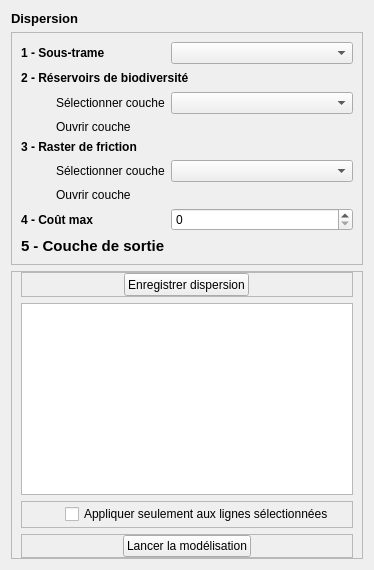
             <widget class="QWidget" name="dispersionTab">
              <attribute name="title">
               <string>7 - Dispersion</string>
              </attribute>
              <layout class="QVBoxLayout" name="verticalLayout_17">
               <item>
                <widget class="QLabel" name="label_28">
                 <property name="font">
                  <font>
                   <pointsize>10</pointsize>
                   <weight>75</weight>
                   <bold>true</bold>
                  </font>
                 </property>
                 <property name="text">
                  <string>Dispersion</string>
                 </property>
                </widget>
               </item>
               <item>
                <widget class="QFrame" name="frame_18">
                 <property name="frameShape">
                  <enum>QFrame::StyledPanel</enum>
                 </property>
                 <property name="frameShadow">
                  <enum>QFrame::Raised</enum>
                 </property>
                 <layout class="QGridLayout" name="gridLayout_10">
                  <item row="0" column="0" colspan="2">
                   <widget class="QLabel" name="costSTLabel">
                    <property name="sizePolicy">
                     <sizepolicy hsizetype="Fixed" vsizetype="Fixed">
                      <horstretch>0</horstretch>
                      <verstretch>0</verstretch>
                     </sizepolicy>
                    </property>
                    <property name="minimumSize">
                     <size>
                      <width>0</width>
                      <height>16</height>
                     </size>
                    </property>
                    <property name="font">
                     <font>
                      <weight>75</weight>
                      <bold>true</bold>
                     </font>
                    </property>
                    <property name="text">
                     <string>1 - Sous-trame</string>
                    </property>
                   </widget>
                  </item>
                  <item row="0" column="2">
                   <widget class="QComboBox" name="costSTCombo">
                    <property name="sizePolicy">
                     <sizepolicy hsizetype="Expanding" vsizetype="Fixed">
                      <horstretch>0</horstretch>
                      <verstretch>0</verstretch>
                     </sizepolicy>
                    </property>
                    <property name="minimumSize">
                     <size>
                      <width>100</width>
                      <height>0</height>
                     </size>
                    </property>
                   </widget>
                  </item>
                  <item row="1" column="0" colspan="3">
                   <widget class="QLabel" name="costStartRasterLabel">
                    <property name="sizePolicy">
                     <sizepolicy hsizetype="Fixed" vsizetype="Fixed">
                      <horstretch>0</horstretch>
                      <verstretch>0</verstretch>
                     </sizepolicy>
                    </property>
                    <property name="minimumSize">
                     <size>
                      <width>0</width>
                      <height>16</height>
                     </size>
                    </property>
                    <property name="font">
                     <font>
                      <weight>75</weight>
                      <bold>true</bold>
                     </font>
                    </property>
                    <property name="text">
                     <string>2 - Réservoirs de biodiversité</string>
                    </property>
                   </widget>
                  </item>
                  <item row="2" column="0">
                   <spacer name="horizontalSpacer_16">
                    <property name="orientation">
                     <enum>Qt::Horizontal</enum>
                    </property>
                    <property name="sizeType">
                     <enum>QSizePolicy::Fixed</enum>
                    </property>
                    <property name="sizeHint" stdset="0">
                     <size>
                      <width>15</width>
                      <height>13</height>
                     </size>
                    </property>
                   </spacer>
                  </item>
                  <item row="2" column="1">
                   <widget class="QLabel" name="costStartRasterLabel_2">
                    <property name="sizePolicy">
                     <sizepolicy hsizetype="Fixed" vsizetype="Fixed">
                      <horstretch>0</horstretch>
                      <verstretch>0</verstretch>
                     </sizepolicy>
                    </property>
                    <property name="minimumSize">
                     <size>
                      <width>0</width>
                      <height>13</height>
                     </size>
                    </property>
                    <property name="text">
                     <string>Sélectionner couche</string>
                    </property>
                   </widget>
                  </item>
                  <item row="2" column="2">
                   <widget class="QgsMapLayerComboBox" name="costStartLayerCombo">
                    <property name="sizePolicy">
                     <sizepolicy hsizetype="Expanding" vsizetype="Fixed">
                      <horstretch>0</horstretch>
                      <verstretch>0</verstretch>
                     </sizepolicy>
                    </property>
                    <property name="minimumSize">
                     <size>
                      <width>100</width>
                      <height>0</height>
                     </size>
                    </property>
                   </widget>
                  </item>
                  <item row="3" column="0">
                   <spacer name="horizontalSpacer_17">
                    <property name="orientation">
                     <enum>Qt::Horizontal</enum>
                    </property>
                    <property name="sizeType">
                     <enum>QSizePolicy::Fixed</enum>
                    </property>
                    <property name="sizeHint" stdset="0">
                     <size>
                      <width>15</width>
                      <height>13</height>
                     </size>
                    </property>
                   </spacer>
                  </item>
                  <item row="3" column="1">
                   <widget class="QLabel" name="costStartRasterLabel_3">
                    <property name="sizePolicy">
                     <sizepolicy hsizetype="Fixed" vsizetype="Fixed">
                      <horstretch>0</horstretch>
                      <verstretch>0</verstretch>
                     </sizepolicy>
                    </property>
                    <property name="minimumSize">
                     <size>
                      <width>0</width>
                      <height>13</height>
                     </size>
                    </property>
                    <property name="text">
                     <string>Ouvrir couche</string>
                    </property>
                   </widget>
                  </item>
                  <item row="3" column="2">
                   <widget class="QgsFileWidget" name="costStartLayer">
                    <property name="sizePolicy">
                     <sizepolicy hsizetype="Expanding" vsizetype="Fixed">
                      <horstretch>0</horstretch>
                      <verstretch>0</verstretch>
                     </sizepolicy>
                    </property>
                    <property name="minimumSize">
                     <size>
                      <width>100</width>
                      <height>0</height>
                     </size>
                    </property>
                   </widget>
                  </item>
                  <item row="4" column="0" colspan="2">
                   <widget class="QLabel" name="costPermRasterLabel">
                    <property name="sizePolicy">
                     <sizepolicy hsizetype="Fixed" vsizetype="Fixed">
                      <horstretch>0</horstretch>
                      <verstretch>0</verstretch>
                     </sizepolicy>
                    </property>
                    <property name="font">
                     <font>
                      <weight>75</weight>
                      <bold>true</bold>
                     </font>
                    </property>
                    <property name="text">
                     <string>3 - Raster de friction</string>
                    </property>
                   </widget>
                  </item>
                  <item row="5" column="0">
                   <spacer name="horizontalSpacer_18">
                    <property name="orientation">
                     <enum>Qt::Horizontal</enum>
                    </property>
                    <property name="sizeType">
                     <enum>QSizePolicy::Fixed</enum>
                    </property>
                    <property name="sizeHint" stdset="0">
                     <size>
                      <width>15</width>
                      <height>13</height>
                     </size>
                    </property>
                   </spacer>
                  </item>
                  <item row="5" column="1">
                   <widget class="QLabel" name="costStartRasterLabel_4">
                    <property name="sizePolicy">
                     <sizepolicy hsizetype="Fixed" vsizetype="Fixed">
                      <horstretch>0</horstretch>
                      <verstretch>0</verstretch>
                     </sizepolicy>
                    </property>
                    <property name="minimumSize">
                     <size>
                      <width>0</width>
                      <height>13</height>
                     </size>
                    </property>
                    <property name="text">
                     <string>Sélectionner couche</string>
                    </property>
                   </widget>
                  </item>
                  <item row="5" column="2">
                   <widget class="QgsMapLayerComboBox" name="costPermRasterCombo">
                    <property name="sizePolicy">
                     <sizepolicy hsizetype="Expanding" vsizetype="Fixed">
                      <horstretch>0</horstretch>
                      <verstretch>0</verstretch>
                     </sizepolicy>
                    </property>
                    <property name="minimumSize">
                     <size>
                      <width>100</width>
                      <height>0</height>
                     </size>
                    </property>
                   </widget>
                  </item>
                  <item row="6" column="0">
                   <spacer name="horizontalSpacer_19">
                    <property name="orientation">
                     <enum>Qt::Horizontal</enum>
                    </property>
                    <property name="sizeType">
                     <enum>QSizePolicy::Fixed</enum>
                    </property>
                    <property name="sizeHint" stdset="0">
                     <size>
                      <width>15</width>
                      <height>13</height>
                     </size>
                    </property>
                   </spacer>
                  </item>
                  <item row="6" column="1">
                   <widget class="QLabel" name="costStartRasterLabel_5">
                    <property name="sizePolicy">
                     <sizepolicy hsizetype="Fixed" vsizetype="Fixed">
                      <horstretch>0</horstretch>
                      <verstretch>0</verstretch>
                     </sizepolicy>
                    </property>
                    <property name="minimumSize">
                     <size>
                      <width>0</width>
                      <height>13</height>
                     </size>
                    </property>
                    <property name="text">
                     <string>Ouvrir couche</string>
                    </property>
                   </widget>
                  </item>
                  <item row="6" column="2">
                   <widget class="QgsFileWidget" name="costPermRaster">
                    <property name="sizePolicy">
                     <sizepolicy hsizetype="Expanding" vsizetype="Fixed">
                      <horstretch>0</horstretch>
                      <verstretch>0</verstretch>
                     </sizepolicy>
                    </property>
                   </widget>
                  </item>
                  <item row="7" column="0" colspan="2">
                   <widget class="QLabel" name="costMaxCost">
                    <property name="minimumSize">
                     <size>
                      <width>0</width>
                      <height>16</height>
                     </size>
                    </property>
                    <property name="font">
                     <font>
                      <weight>75</weight>
                      <bold>true</bold>
                     </font>
                    </property>
                    <property name="text">
                     <string>4 - Coût max</string>
                    </property>
                   </widget>
                  </item>
                  <item row="7" column="2">
                   <widget class="QgsSpinBox" name="costMaxVal">
                    <property name="sizePolicy">
                     <sizepolicy hsizetype="Expanding" vsizetype="Fixed">
                      <horstretch>0</horstretch>
                      <verstretch>0</verstretch>
                     </sizepolicy>
                    </property>
                    <property name="minimumSize">
                     <size>
                      <width>100</width>
                      <height>16</height>
                     </size>
                    </property>
                    <property name="maximum">
                     <number>999999999</number>
                    </property>
                   </widget>
                  </item>
                  <item row="8" column="0" colspan="2">
                   <widget class="QLabel" name="dispOutLayerLabel">
                    <property name="minimumSize">
                     <size>
                      <width>0</width>
                      <height>16</height>
                     </size>
                    </property>
                    <property name="font">
                     <font>
                      <pointsize>11</pointsize>
                      <weight>75</weight>
                      <bold>true</bold>
                     </font>
                    </property>
                    <property name="text">
                     <string>5 - Couche de sortie</string>
                    </property>
                   </widget>
                  </item>
                  <item row="8" column="2">
                   <widget class="QgsFileWidget" name="costOutLayer"/>
                  </item>
                 </layout>
                </widget>
               </item>
               <item>
                <widget class="QFrame" name="frame_19">
                 <property name="frameShape">
                  <enum>QFrame::StyledPanel</enum>
                 </property>
                 <property name="frameShadow">
                  <enum>QFrame::Raised</enum>
                 </property>
                 <layout class="QVBoxLayout" name="verticalLayout_16">
                  <property name="leftMargin">
                   <number>9</number>
                  </property>
                  <property name="topMargin">
                   <number>0</number>
                  </property>
                  <property name="bottomMargin">
                   <number>0</number>
                  </property>
                  <item>
                   <widget class="QFrame" name="frame_20">
                    <property name="minimumSize">
                     <size>
                      <width>0</width>
                      <height>23</height>
                     </size>
                    </property>
                    <property name="frameShape">
                     <enum>QFrame::StyledPanel</enum>
                    </property>
                    <property name="frameShadow">
                     <enum>QFrame::Raised</enum>
                    </property>
                    <layout class="QHBoxLayout" name="horizontalLayout_12">
                     <property name="spacing">
                      <number>0</number>
                     </property>
                     <property name="leftMargin">
                      <number>0</number>
                     </property>
                     <property name="topMargin">
                      <number>0</number>
                     </property>
                     <property name="rightMargin">
                      <number>0</number>
                     </property>
                     <property name="bottomMargin">
                      <number>0</number>
                     </property>
                     <item>
                      <widget class="QPushButton" name="costAdd">
                       <property name="sizePolicy">
                        <sizepolicy hsizetype="Maximum" vsizetype="Fixed">
                         <horstretch>0</horstretch>
                         <verstretch>0</verstretch>
                        </sizepolicy>
                       </property>
                       <property name="minimumSize">
                        <size>
                         <width>0</width>
                         <height>23</height>
                        </size>
                       </property>
                       <property name="text">
                        <string>Enregistrer dispersion</string>
                       </property>
                       <property name="icon">
                        <iconset resource="resources.qrc">
                         <normaloff>:/plugins/eco_cont/icons/mActionFileSave.svg</normaloff>:/plugins/eco_cont/icons/mActionFileSave.svg</iconset>
                       </property>
                      </widget>
                     </item>
                    </layout>
                   </widget>
                  </item>
                  <item>
                   <widget class="QTableView" name="costView">
                    <property name="dragEnabled">
                     <bool>false</bool>
                    </property>
                    <property name="alternatingRowColors">
                     <bool>true</bool>
                    </property>
                    <property name="selectionBehavior">
                     <enum>QAbstractItemView::SelectRows</enum>
                    </property>
                    <property name="sortingEnabled">
                     <bool>true</bool>
                    </property>
                   </widget>
                  </item>
                  <item>
                   <widget class="QFrame" name="frame_34">
                    <property name="sizePolicy">
                     <sizepolicy hsizetype="Expanding" vsizetype="Fixed">
                      <horstretch>0</horstretch>
                      <verstretch>0</verstretch>
                     </sizepolicy>
                    </property>
                    <property name="minimumSize">
                     <size>
                      <width>0</width>
                      <height>16</height>
                     </size>
                    </property>
                    <property name="frameShape">
                     <enum>QFrame::StyledPanel</enum>
                    </property>
                    <property name="frameShadow">
                     <enum>QFrame::Raised</enum>
                    </property>
                    <layout class="QHBoxLayout" name="horizontalLayout_20">
                     <property name="spacing">
                      <number>0</number>
                     </property>
                     <property name="leftMargin">
                      <number>3</number>
                     </property>
                     <property name="topMargin">
                      <number>0</number>
                     </property>
                     <property name="rightMargin">
                      <number>3</number>
                     </property>
                     <property name="bottomMargin">
                      <number>0</number>
                     </property>
                     <item>
                      <widget class="QToolButton" name="costRemove">
                       <property name="minimumSize">
                        <size>
                         <width>25</width>
                         <height>25</height>
                        </size>
                       </property>
                       <property name="toolTip">
                        <string>Supprimer les lignes sélectionnées</string>
                       </property>
                       <property name="text">
                        <string/>
                       </property>
                       <property name="icon">
                        <iconset resource="resources.qrc">
                         <normaloff>:/plugins/eco_cont/icons/mActionDeleteSelected.svg</normaloff>:/plugins/eco_cont/icons/mActionDeleteSelected.svg</iconset>
                       </property>
                       <property name="autoRaise">
                        <bool>true</bool>
                       </property>
                      </widget>
                     </item>
                     <item>
                      <spacer name="horizontalSpacer_21">
                       <property name="orientation">
                        <enum>Qt::Horizontal</enum>
                       </property>
                       <property name="sizeType">
                        <enum>QSizePolicy::Expanding</enum>
                       </property>
                       <property name="sizeHint" stdset="0">
                        <size>
                         <width>15</width>
                         <height>13</height>
                        </size>
                       </property>
                      </spacer>
                     </item>
                     <item>
                      <widget class="QCheckBox" name="costRunOnlySelection">
                       <property name="sizePolicy">
                        <sizepolicy hsizetype="Preferred" vsizetype="Fixed">
                         <horstretch>0</horstretch>
                         <verstretch>0</verstretch>
                        </sizepolicy>
                       </property>
                       <property name="minimumSize">
                        <size>
                         <width>0</width>
                         <height>16</height>
                        </size>
                       </property>
                       <property name="text">
                        <string>Appliquer seulement aux lignes sélectionnées</string>
                       </property>
                      </widget>
                     </item>
                     <item>
                      <spacer name="horizontalSpacer_20">
                       <property name="orientation">
                        <enum>Qt::Horizontal</enum>
                       </property>
                       <property name="sizeType">
                        <enum>QSizePolicy::Expanding</enum>
                       </property>
                       <property name="sizeHint" stdset="0">
                        <size>
                         <width>15</width>
                         <height>13</height>
                        </size>
                       </property>
                      </spacer>
                     </item>
                    </layout>
                   </widget>
                  </item>
                  <item>
                   <widget class="QFrame" name="frame_21">
                    <property name="frameShape">
                     <enum>QFrame::StyledPanel</enum>
                    </property>
                    <property name="frameShadow">
                     <enum>QFrame::Raised</enum>
                    </property>
                    <layout class="QHBoxLayout" name="horizontalLayout_13">
                     <property name="spacing">
                      <number>0</number>
                     </property>
                     <property name="leftMargin">
                      <number>0</number>
                     </property>
                     <property name="topMargin">
                      <number>0</number>
                     </property>
                     <property name="rightMargin">
                      <number>0</number>
                     </property>
                     <property name="bottomMargin">
                      <number>0</number>
                     </property>
                     <item>
                      <widget class="QPushButton" name="costRun">
                       <property name="sizePolicy">
                        <sizepolicy hsizetype="Fixed" vsizetype="Fixed">
                         <horstretch>0</horstretch>
                         <verstretch>0</verstretch>
                        </sizepolicy>
                       </property>
                       <property name="text">
                        <string>Lancer la modélisation</string>
                       </property>
                       <property name="icon">
                        <iconset resource="resources.qrc">
                         <normaloff>:/plugins/eco_cont/icons/play.svg</normaloff>:/plugins/eco_cont/icons/play.svg</iconset>
                       </property>
                      </widget>
                     </item>
                    </layout>
                   </widget>
                  </item>
                 </layout>
                </widget>
               </item>
              </layout>
             </widget>
